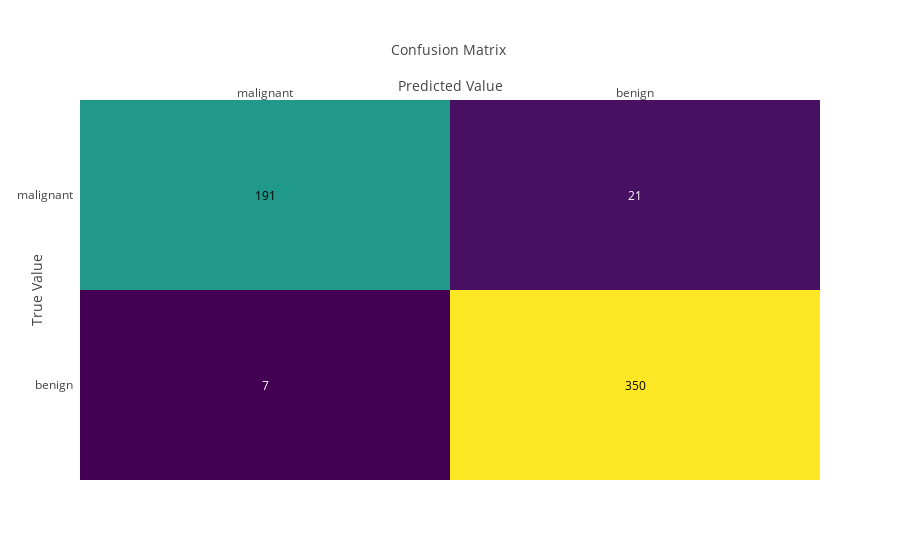

The cell this chart's notebook holds for it:
### Code cell
plot_handler.plot_confusion_matrix()

### Figure 1 — Plotly figure (JSON) as saved in the notebook; plotly's stock layout.template omitted (floating-point values rounded to 4 significant figures)
{"data": [{"colorscale": "Viridis", "showscale": false, "type": "heatmap", "uid": "c000d0a8-3613-11e9-9445-6723f7265943", "x": ["malignant", "benign"], "y": ["benign", "malignant"], "z": [[7, 350], [191, 21]]}], "layout": {"annotations": [{"font": {"color": "#FFFFFF"}, "showarrow": false, "text": "7", "x": "malignant", "xref": "x", "y": "benign", "yref": "y"}, {"font": {"color": "#000000"}, "showarrow": false, "text": "350", "x": "benign", "xref": "x", "y": "benign", "yref": "y"}, {"font": {"color": "#000000"}, "showarrow": false, "text": "191", "x": "malignant", "xref": "x", "y": "malignant", "yref": "y"}, {"font": {"color": "#FFFFFF"}, "showarrow": false, "text": "21", "x": "benign", "xref": "x", "y": "malignant", "yref": "y"}], "autosize": true, "xaxis": {"autorange": true, "dtick": 1, "gridcolor": "rgb(0, 0, 0)", "range": [-0.5, 1.5], "side": "top", "ticks": "", "title": {"text": "Confusion Matrix <br /><br />Predicted Value"}, "type": "category"}, "yaxis": {"autorange": true, "dtick": 1, "range": [-0.5, 1.5], "ticks": "", "ticksuffix": "  ", "title": {"text": "True Value"}, "type": "category"}}}
